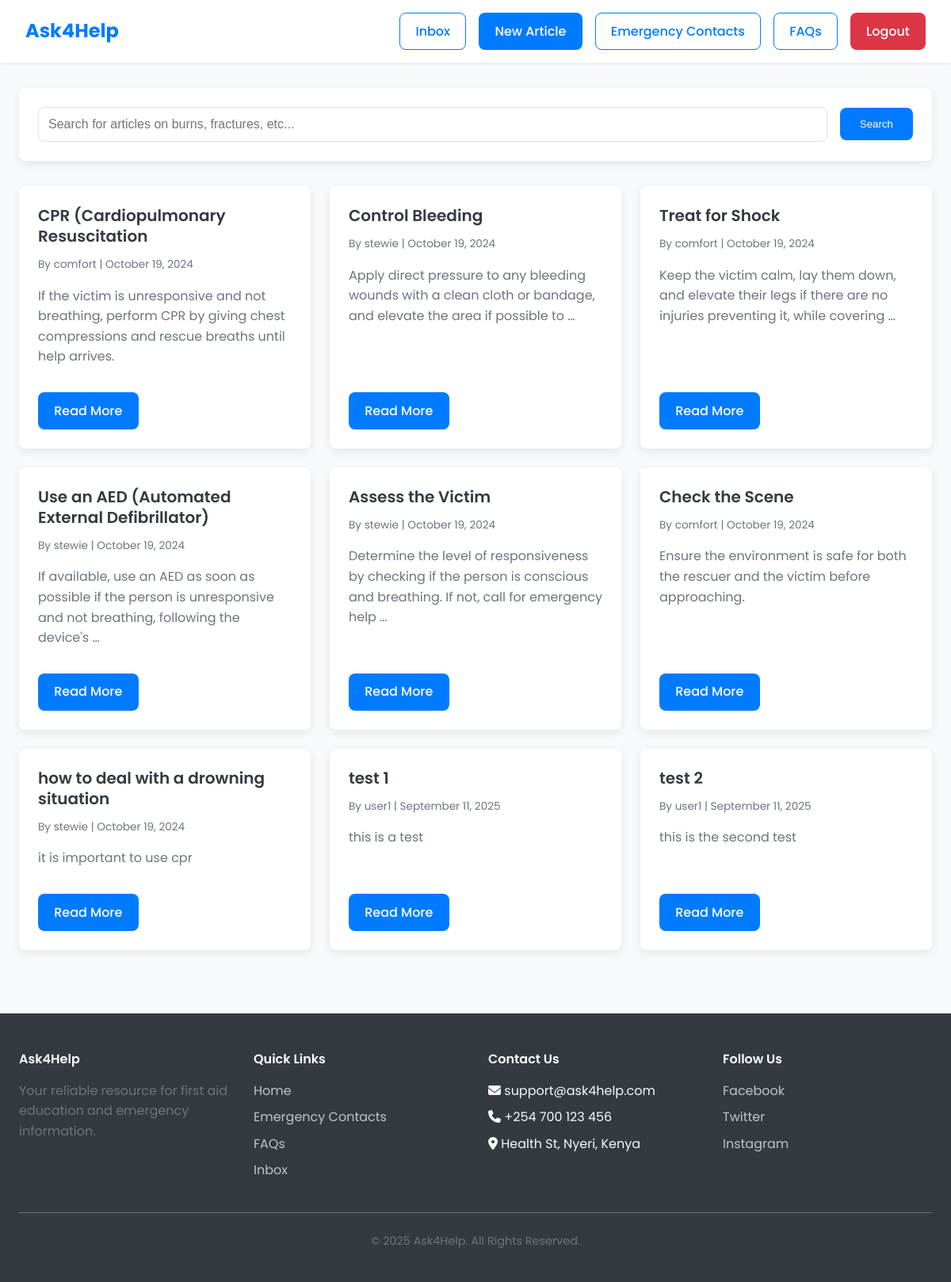
The page / (signed in) on the database its author committed.
### education/models.py (models this page shows, shortened)
class Article(models.Model):
    title = models.CharField(max_length=200)
    content = models.TextField()
    author = models.ForeignKey(User, on_delete=models.CASCADE)
    created_at = models.DateTimeField(auto_now_add=True)
    category = models.CharField(max_length=100, choices=[
        ('first_aid', 'First Aid'),
        ('cpr', 'CPR'),
        ('bleeding', 'Bleeding Control'),
        ('other', 'Other Medical Procedures'),
    ], default='other')
    related_contacts = models.ManyToManyField(EmergencyContact, blank=True, related_name='related_articles')

### education/views.py (the view)
# urls.py: path('', views.index, name='index'),
def index(request):
    context = {
        'articles': Article.objects.all()
    }
    return render(request, 'education/index.html', context)

### education/templates/education/index.html (shortened to what this page needs)
{% extends 'education/base.html' %}
{% load static %}
{% block content %}
<div class="search-filter-bar">
    <form method="GET" action="{% url 'education:search' %}">
        <input type="text" name="query" placeholder="Search for articles on burns, fractures, etc..." class="search-input">
        <button type="submit" class="btn btn-primary">Search</button>
    </form>
</div>
<div class="card-grid">
    {% for article in articles %}
        <div class="article-card">
            <div>
                <h3>{{ article.title }}</h3>
                <p class="meta-info">By {{ article.author }} | {{ article.created_at|date:"F d, Y" }}</p>
                <p>{{ article.content|truncatewords:20 }}</p>
            </div>
            <div class="card-actions">
                <a href="{% url 'education:article_detail' article.id %}" class="btn btn-primary">Read More</a>
            </div>
        </div>
    {% empty %}
        <p class="no-results">No articles have been posted yet.</p>
    {% endfor %}
</div>
{% endblock %}

### static/css/styles.css (style rules this page uses)
:root { --primary-color: #007BFF; --secondary-color: #17A2B8; --success-color: #28a745; --danger-color: #dc3545; --light-color: #f8f9fa; --dark-color: #343a40; --gray-color: #6c757d; --border-color: #dee2e6; --shadow: 0 4px 12px rgba(0, 0, 0, 0.08); --shadow-hover: 0 6px 16px rgba(0, 0, 0, 0.12); --border-radius: 8px; --font-family: 'Poppins', sans-serif; }
* { box-sizing: border-box; margin: 0; padding: 0; }
body { font-family: var(--font-family); background-color: var(--light-color); color: var(--dark-color); line-height: 1.6; }
h1, h2, h3, h4, h5, h6 { color: var(--dark-color); font-weight: 600; line-height: 1.3; margin-bottom: 0.75rem; }
h3 { font-size: 1.5rem; }
p { margin-bottom: 1rem; color: var(--gray-color); }
a { color: var(--primary-color); text-decoration: none; transition: color 0.3s ease; }
.btn { padding: 0.6rem 1.2rem; border-radius: var(--border-radius); font-weight: 500; text-align: center; transition: all 0.3s ease; border: 1px solid transparent; cursor: pointer; }
.btn-primary { background-color: var(--primary-color); color: #fff; }
.card-grid { display: grid; grid-template-columns: repeat(auto-fill, minmax(300px, 1fr)); gap: 1.5rem; }
.card, .article-card, .contact-card { background-color: #fff; border-radius: var(--border-radius); box-shadow: var(--shadow); padding: 1.5rem; transition: transform 0.3s ease, box-shadow 0.3s ease; display: flex; flex-direction: column; }
.article-card h3, .contact-card h3 { font-size: 1.25rem; font-weight: 600; color: var(--dark-color); }
.article-card .meta-info, .contact-card .meta-info { font-size: 0.85rem; color: var(--gray-color); margin-bottom: 1rem; }
.card-actions { margin-top: auto; display: flex; gap: 0.5rem; padding-top: 1rem; }
.search-filter-bar { background: #fff; padding: 1.5rem; border-radius: var(--border-radius); margin-bottom: 2rem; box-shadow: var(--shadow); }
.search-filter-bar form { display: flex; flex-wrap: wrap; gap: 1rem; align-items: center; }
.search-filter-bar input, .search-filter-bar select { flex-grow: 1; padding: 0.75rem; border: 1px solid var(--border-color); border-radius: var(--border-radius); font-size: 1rem; }
.search-filter-bar button { padding: 0.75rem 1.5rem; }

### rows shown on the page
Article: title "CPR (Cardiopulmonary Resuscitation", author "comfort", created_at "October 19, 2024", content "If the victim is unresponsive and not breathing, perform CPR by giving chest compressions and rescue breaths until help arrives."
Article: title "Control Bleeding", author "stewie", created_at "October 19, 2024", content "Apply direct pressure to any bleeding wounds with a clean cloth or bandage, and elevate the area if possible to …"
Article: title "Treat for Shock", author "comfort", created_at "October 19, 2024", content "Keep the victim calm, lay them down, and elevate their legs if there are no injuries preventing it, while covering …"
Article: title "Use an AED (Automated External Defibrillator)", author "stewie", created_at "October 19, 2024", content "If available, use an AED as soon as possible if the person is unresponsive and not breathing, following the device's …"
Article: title "Assess the Victim", author "stewie", created_at "October 19, 2024", content "Determine the level of responsiveness by checking if the person is conscious and breathing. If not, call for emergency help …"
Article: title "Check the Scene", author "comfort", created_at "October 19, 2024", content "Ensure the environment is safe for both the rescuer and the victim before approaching."
Article: title "how to deal with a drowning situation", author "stewie", created_at "October 19, 2024", content "it is important to use cpr"
Article: title "test 1", author "user1", created_at "September 11, 2025", content "this is a test"
Article: title "test 2", author "user1", created_at "September 11, 2025", content "this is the second test"
